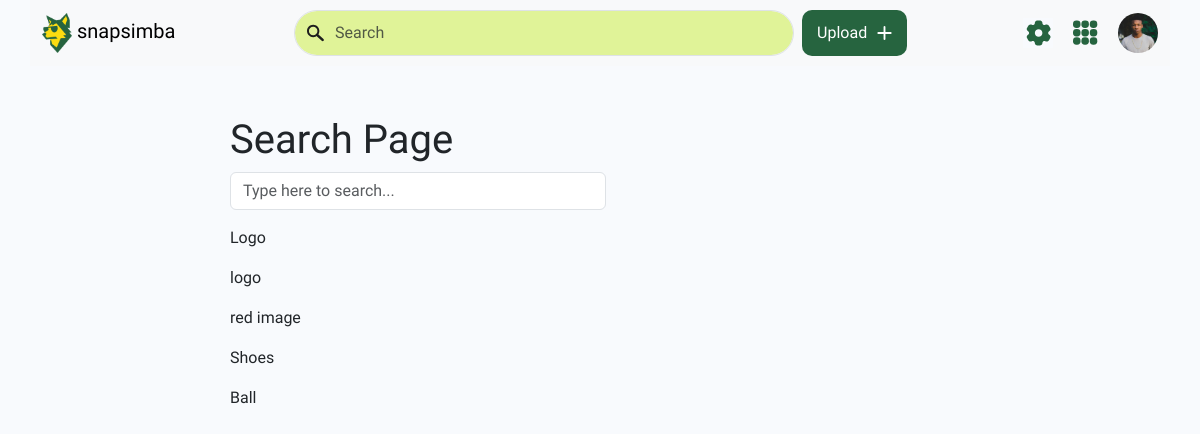
Page /main on the earlier database version.
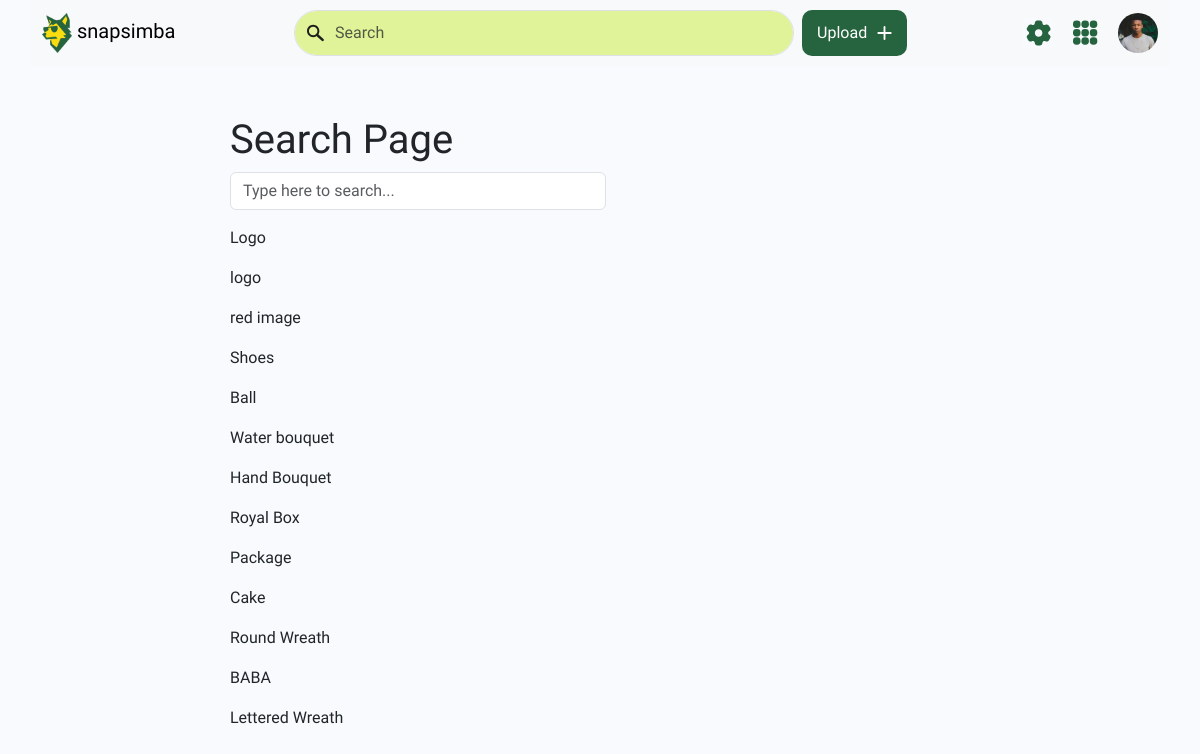
Same page on the later database version.
### pics/models.py (models this page shows)
class Tag(models.Model):
    name = models.CharField(max_length = 100)
    def __str__(self):
        return self.name

### pics/views.py (the view)
# urls.py: path('main', views.TagListView.as_view(), name="main"),
class TagListView(ListView):
    model = Tag
    template_name = 're-use/search.html'
    def get_context_data(self, **kwargs):
        context = super().get_context_data(**kwargs)
        context["qs_json"] = json.dumps(list(Tag.objects.values()))
        return context

### pics/templates/re-use/search.html (shortened to what this page needs)
{% extends '../base.html' %}
{% block content %}
<div style="margin-left:200px; margin-top: 50px;">
    <h1>Search Page</h1>
    <div class="mb-12" style="width: 40%;">
        <input id="search_here" class="form-control mb-3" placeholder="Type here to search..."/>
    </div>
    <div id="box">
        {% for item in object_list %}
        <p>{{item}}</p>
        {% endfor %}
    </div>
    {% block scripts %}
</div>
    {% endblock scripts %}
{% endblock content %}

### pics/templates/base.html (shortened to what this page needs)
{% load static %}
<!DOCTYPE html>
<html lang="en">
<head>
    <link rel="stylesheet" href="{% static 'css/styles.css' %}" />
    <link rel="stylesheet" href="{% static 'css/nav.css' %}" />
    <link rel="stylesheet" href="{% static 'css/index.css' %}" />
    <link href="https://cdn.jsdelivr.net/npm/bootstrap@5.3.3/dist/css/bootstrap.min.css" rel="stylesheet">
</head>
<body style="@import url('https://fonts.googleapis.com/css2?family=Fira+Sans:ital,wght@0,100;0,200;0,300;0,400;0,500;0,600;0,700;0,800;0,900;1,100;1,200;1,300;1,400;1,500;1,600;1,700;1,800;1,900&display=swap');font-family: Fira Sans, sans-serif; ">
    {% include 're-use/navbar.html' %}
    {% block content %}{% endblock %}
</body>
</html>

### pics/templates/re-use/navbar.html (shortened to what this page needs)
{% load static %}
{% block content %}
<nav class="navbar navbar-expand-lg navbar-light bg-light">
  <div class="container-fluid">
    <a class="navbar-brand" href="/">
      <img src="{% static 'assets/snap-logo.png' %}" alt="" width="30px" class="d-inline-block align-text-center">
      snapsimba
    </a>
    <form class="d-flex">
      <img src="{% static 'assets/search-icon.svg' %}" alt="">
      <input class="form-control me-2" type="search" placeholder="Search" aria-label="Search">
      <a href="" class="upload-nav">Upload
        <img src="{% static 'assets/white-plus.svg' %}" alt="">
      </a>
    </form>
    <div class="profile-area">
      <img src="{% static 'assets/gear-icon.svg' %}" alt="" class="gear-icon">
      <img src="{% static 'assets/options-icon.svg' %}" alt="" class="options-icon">
      <img src="{% static 'assets/profile-pic.jpg' %}" alt="" class="profile-pic">
    </div>
  </div>
</nav>
{% endblock content %}

### static/css/styles.css (style rules this page uses)
* { box-sizing: border-box; margin: 0; padding: 0; font-family: "Fira Sans", sans-serif; }
body { background-color: #F8FAFD !important; margin-left: 30px !important; margin-right: 30px !important; }

### static/css/nav.css (style rules this page uses)
nav { background: #F8FAFD; }
.navbar-brand { font-style: 500; }
nav .form-control { background-color: #cef05393; color: #131314; border-radius: 40px; padding: 10px 10px 10px 40px; width: 500px; margin-left: -30px; }
nav form img { width: 17px; z-index: 2; }
nav .upload-nav { padding: 10px 15px; background-color: #26643F; font-weight: 500; text-decoration: none; color: #FFFFFF; border-radius: 10px; display: flex; align-items: center; justify-content: center; gap: 10px; }
nav .upload-nav img { width: 15px; }
nav .profile-area { display: flex; gap: 20px; }
nav .gear-icon { width: 30px; }
nav .options-icon { width: 25px; }
nav .profile-pic { width: 40px; border-radius: 50px; }

Differences in the rows shown:
added Tag: name "Water bouquet"
added Tag: name "Hand Bouquet"
added Tag: name "Royal Box"
added Tag: name "Package"
added Tag: name "Cake"
added Tag: name "Round Wreath"
added Tag: name "BABA"
added Tag: name "Lettered Wreath"
